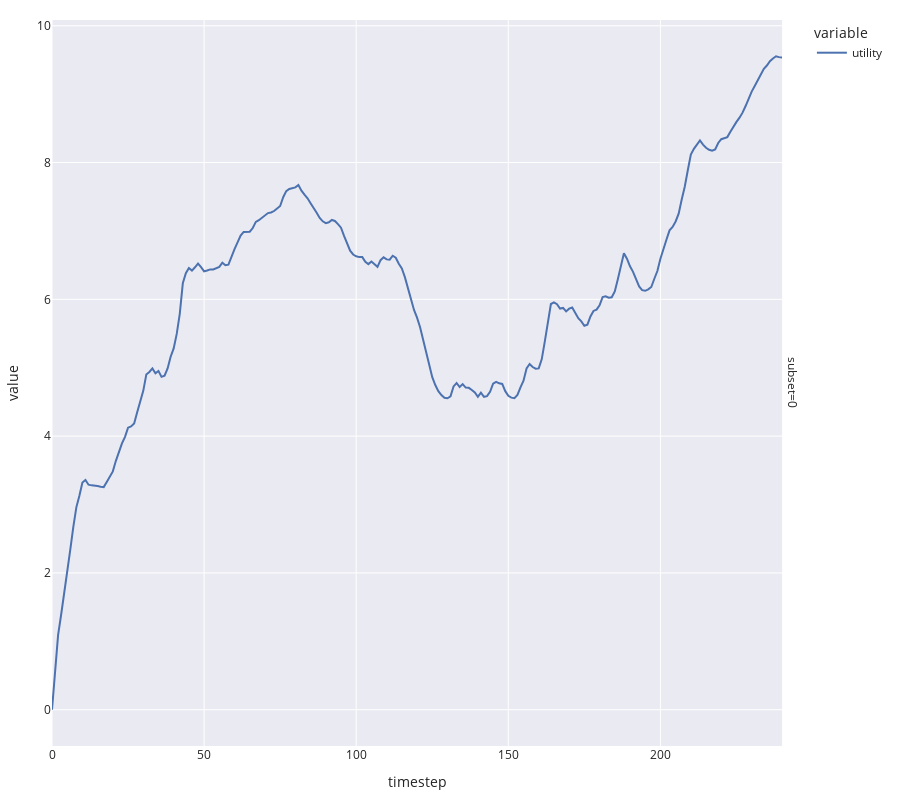

The notebook cell this image was saved under:
### Code cell
fig = px.line(
    simulation_result,
    x='timestep',
    y=['utility'],
    facet_row='subset',
    height=800,
    template='seaborn'
)

fig.update_layout(
    margin=dict(l=20, r=20, t=20, b=20),
)

fig.show()

### Figure 1 — Plotly figure (JSON) as saved in the notebook; plotly's stock layout.template omitted (floating-point values rounded to 4 significant figures; data arrays with more than 128 entries replaced by an {"elided": "..."} marker saying what was removed)
{"data": [{"hovertemplate": "variable=utility<br>subset=0<br>timestep=%{x}<br>value=%{y}<extra></extra>", "legendgroup": "utility", "line": {"color": "rgb(76,114,176)", "dash": "solid"}, "mode": "lines", "name": "utility", "orientation": "v", "showlegend": true, "type": "scatter", "x": {"elided": "241 int values"}, "xaxis": "x", "y": {"elided": "241 float values"}, "yaxis": "y"}], "layout": {"annotations": [{"font": {}, "showarrow": false, "text": "subset=0", "textangle": 90, "x": 0.98, "xanchor": "left", "xref": "paper", "y": 0.5, "yanchor": "middle", "yref": "paper"}], "height": 800, "legend": {"title": {"text": "variable"}, "tracegroupgap": 0}, "margin": {"b": 20, "l": 20, "r": 20, "t": 20}, "xaxis": {"anchor": "y", "domain": [0, 0.98], "title": {"text": "timestep"}}, "yaxis": {"anchor": "x", "domain": [0, 1], "title": {"text": "value"}}}}
